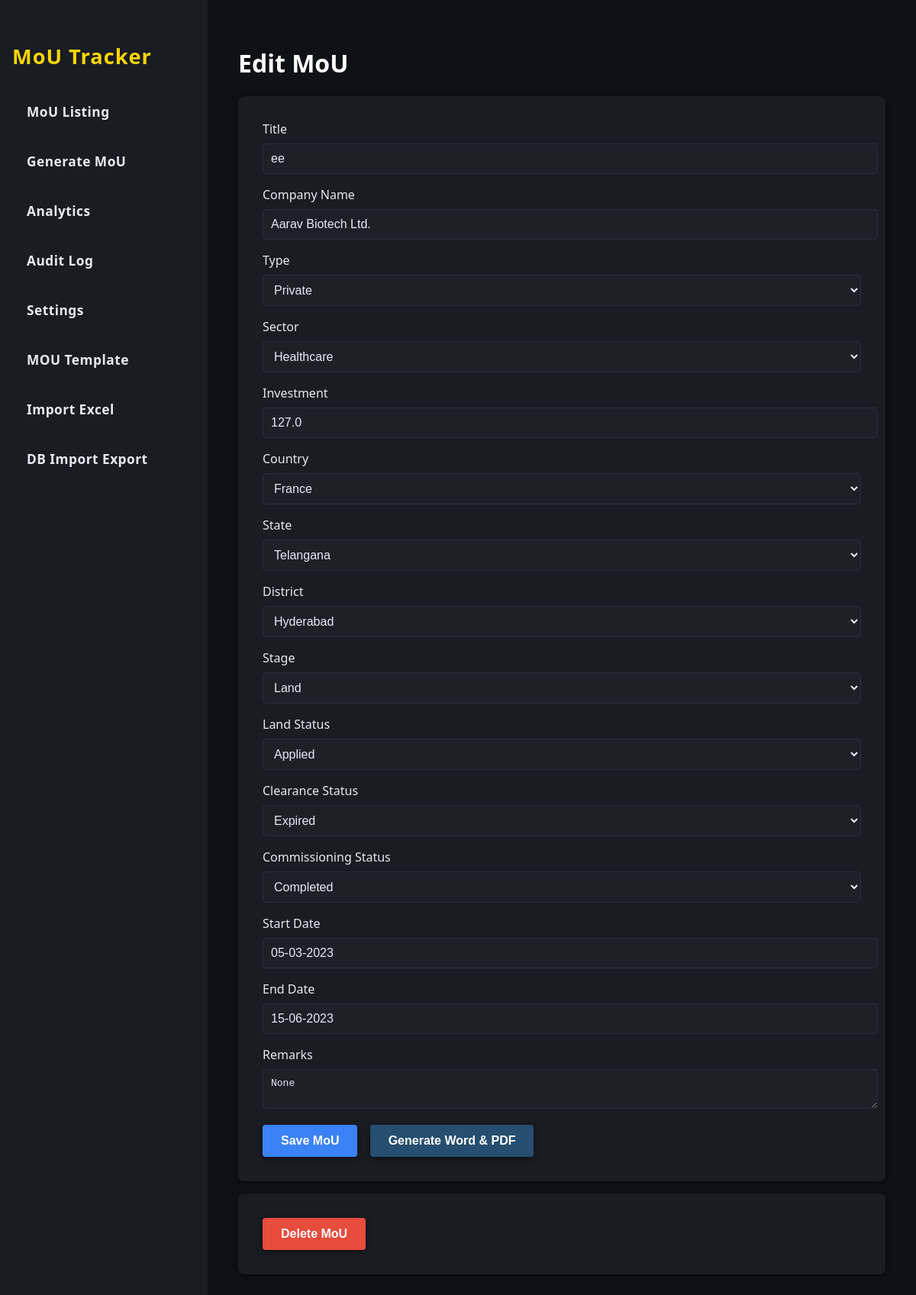
The app's page /mou/5/edit with its own data.
### Moutracker.py (models this page shows)
class MoU(db.Model):
    id = db.Column(db.Integer, primary_key=True)
    title = db.Column(db.String(120), nullable=False)  # New column for Title
    start_date = db.Column(db.Date, nullable=False)
    end_date = db.Column(db.Date, nullable=False)
    company_name = db.Column(db.String(120), nullable=False)
    type_id = db.Column(db.Integer, db.ForeignKey('master_value.id'))
    sector_id = db.Column(db.Integer, db.ForeignKey('master_value.id'))
    investment = db.Column(db.Float, nullable=False)
    country_id = db.Column(db.Integer, db.ForeignKey('master_value.id'))
    state_id = db.Column(db.Integer, db.ForeignKey('master_value.id'))
    district_id = db.Column(db.Integer, db.ForeignKey('master_value.id'))
    stage_id = db.Column(db.Integer, db.ForeignKey('master_value.id'))
    land_status_id = db.Column(db.Integer, db.ForeignKey('master_value.id'))
    clearance_status_id = db.Column(db.Integer, db.ForeignKey('master_value.id'))
    commissioning_status_id = db.Column(db.Integer, db.ForeignKey('master_value.id'))
    remarks = db.Column(db.Text)
    type = db.relationship('MasterValue', foreign_keys=[type_id])
    sector = db.relationship('MasterValue', foreign_keys=[sector_id])
    country = db.relationship('MasterValue', foreign_keys=[country_id])
    state = db.relationship('MasterValue', foreign_keys=[state_id])
    district = db.relationship('MasterValue', foreign_keys=[district_id])
    stage = db.relationship('MasterValue', foreign_keys=[stage_id])
    land_status = db.relationship('MasterValue', foreign_keys=[land_status_id])
    clearance_status = db.relationship('MasterValue', foreign_keys=[clearance_status_id])
    commissioning_status = db.relationship('MasterValue', foreign_keys=[commissioning_status_id])

class MasterValue(db.Model):
    id = db.Column(db.Integer, primary_key=True)
    name = db.Column(db.String(50), nullable=False)
    category = db.Column(db.String(50), nullable=False)  # e.g., 'type', 'sector', etc.
    __table_args__ = (db.UniqueConstraint('name', 'category', name='_name_category_uc'),)

### Moutracker.py (the view, shortened to what this page needs)
@app.route('/mou/<int:mou_id>/edit', methods=['GET', 'POST'])
def edit_mou(mou_id):
    mou = MoU.query.get_or_404(mou_id)
    types = MasterValue.query.filter_by(category='type').order_by(MasterValue.name).all()
    sectors = MasterValue.query.filter_by(category='sector').order_by(MasterValue.name).all()
    countries = MasterValue.query.filter_by(category='country').order_by(MasterValue.name).all()
    states = MasterValue.query.filter_by(category='state').order_by(MasterValue.name).all()
    districts = MasterValue.query.filter_by(category='district').order_by(MasterValue.name).all()
    stages = MasterValue.query.filter_by(category='stage').order_by(MasterValue.name).all()
    land_statuses = MasterValue.query.filter_by(category='land_status').order_by(MasterValue.name).all()
    clearance_statuses = MasterValue.query.filter_by(category='clearance_status').order_by(MasterValue.name).all()
    commissioning_statuses = MasterValue.query.filter_by(category='commissioning_status').order_by(MasterValue.name).all()
    return render_template('form.html', mou=mou, types=types, sectors=sectors, countries=countries, states=states, districts=districts, stages=stages, land_statuses=land_statuses, clearance_statuses=clearance_statuses, commissioning_statuses=commissioning_statuses)

### templates/form.html (shortened to what this page needs)
{% extends 'base.html' %}
{% block content %}
<h1>{{ 'Edit MoU' if mou is defined and mou else 'Generate MoU' }}</h1>
<form method="post">
    <label for="Title">Title</label>
    <input type="text" name="Title" required value="{{ mou.title if mou is defined and mou else '' }}">
    <label for="company_name">Company Name</label>
    <input type="text" name="company_name" required value="{{ mou.company_name if mou is defined and mou else '' }}">
    <label for="type_id">Type</label>
    <select name="type_id" required>
        {% for type in types %}
        <option value="{{ type.id }}" {% if mou is defined and mou and mou.type_id == type.id %}selected{% endif %}>{{ type.name }}</option>
        {% endfor %}
    </select>
    <label for="sector_id">Sector</label>
    <select name="sector_id" required>
        {% for sector in sectors %}
        <option value="{{ sector.id }}" {% if mou is defined and mou and mou.sector_id == sector.id %}selected{% endif %}>{{ sector.name }}</option>
        {% endfor %}
    </select>
    <label for="investment">Investment</label>
    <input type="number" name="investment" required value="{{ mou.investment if mou is defined and mou else '' }}">
    <label for="country_id">Country</label>
    <select name="country_id" required>
        {% for country in countries %}
        <option value="{{ country.id }}" {% if mou is defined and mou and mou.country_id == country.id %}selected{% endif %}>{{ country.name }}</option>
        {% endfor %}
    </select>
    <label for="state_id">State</label>
    <select name="state_id" required>
        {% for state in states %}
        <option value="{{ state.id }}" {% if mou is defined and mou and mou.state_id == state.id %}selected{% endif %}>{{ state.name }}</option>
        {% endfor %}
    </select>
    <label for="district_id">District</label>
    <select name="district_id" required>
        {% for district in districts %}
        <option value="{{ district.id }}" {% if mou is defined and mou and mou.district_id == district.id %}selected{% endif %}>{{ district.name }}</option>
        {% endfor %}
    </select>
    <label for="stage_id">Stage</label>
    <select name="stage_id" required>
        {% for stage in stages %}
        <option value="{{ stage.id }}" {% if mou is defined and mou and mou.stage_id == stage.id %}selected{% endif %}>{{ stage.name }}</option>
        {% endfor %}
    </select>
    <label for="land_status_id">Land Status</label>
    <select name="land_status_id" required>
        {% for land_status in land_statuses %}
        <option value="{{ land_status.id }}" {% if mou is defined and mou and mou.land_status_id == land_status.id %}selected{% endif %}>{{ land_status.name }}</option>
        {% endfor %}
    </select>
    <label for="clearance_status_id">Clearance Status</label>
    <select name="clearance_status_id" required>
        {% for clearance_status in clearance_statuses %}
        <option value="{{ clearance_status.id }}" {% if mou is defined and mou and mou.clearance_status_id == clearance_status.id %}selected{% endif %}>{{ clearance_status.name }}</option>
        {% endfor %}
    </select>
    <label for="commissioning_status_id">Commissioning Status</label>
    <select name="commissioning_status_id" required>
        {% for commissioning_status in commissioning_statuses %}
        <option value="{{ commissioning_status.id }}" {% if mou is defined and mou and mou.commissioning_status_id == commissioning_status.id %}selected{% endif %}>{{ commissioning_status.name }}</option>
        {% endfor %}
    </select>
    <label for="start_date">Start Date</label>
    <input type="text" name="start_date" required value="{{ mou.start_date.strftime('%d-%m-%Y') if mou is defined and mou and mou.start_date else '' }}" placeholder="DD-MM-YYYY">
    <label for="end_date">End Date</label>
    <input type="text" name="end_date" required value="{{ mou.end_date.strftime('%d-%m-%Y') if mou is defined and mou and mou.end_date else '' }}" placeholder="DD-MM-YYYY">
    <label for="remarks">Remarks</label>
    <textarea name="remarks">{{ mou.remarks if mou is defined and mou else '' }}</textarea>
    <button type="submit">Save MoU</button>
    {% if mou %}
    <button type="submit" name="generate_docs" value="1" style="margin-left:12px; background:#254E70; color:#fff;">Generate Word & PDF</button>
    {% endif %}
</form>
{% if mou %}
<form method="post" action="{{ url_for('delete_mou', mou_id=mou.id) }}" onsubmit="return confirm('Are you sure you want to delete this MoU?');" style="margin-top:16px;">
    <button type="submit" class="button" style="background:#E74C3C; color:#fff;">Delete MoU</button>
</form>
{% endif %}
{% endblock %}

### static/style.css (style rules this page uses)
body { background: #121212; color: #ECECEC; font-family: 'Segoe UI', Arial, sans-serif; margin: 0; }
form { background: #1a1c23; padding: 32px; border-radius: 8px; box-shadow: 0 2px 8px rgba(0,0,0,0.5); }
label { color: #e6eaf1; font-weight: 500; margin-bottom: 8px; display: block; }
input, select, textarea { background: #1e2028; color: #e6eaf1; border: 1px solid #2a2d38; border-radius: 4px; padding: 10px; margin-bottom: 16px; width: 100%; font-size: 1em; }
button { background: #3b82f6; color: #ffffff; border: none; border-radius: 4px; padding: 12px 24px; font-size: 1em; font-weight: 600; cursor: pointer; box-shadow: 0 2px 8px rgba(0,0,0,0.5); transition: background 0.2s; }
h1, h2, h3, h4, h5, h6 { color: #ffffff; }

### records on screen
MoU: Title "ee", company_name "Aarav Biotech Ltd.", type_id "Private", sector_id "Healthcare", investment "127.0", country_id "France", state_id "Telangana", district_id "Hyderabad", stage_id "Land", land_status_id "Applied", clearance_status_id "Expired", commissioning_status_id "Completed", start_date "05-03-2023", end_date "15-06-2023", remarks "None"

### other values on screen
{{ 'Edit MoU' if mou is defined and mou else 'Generate MoU' }} "Edit MoU"
